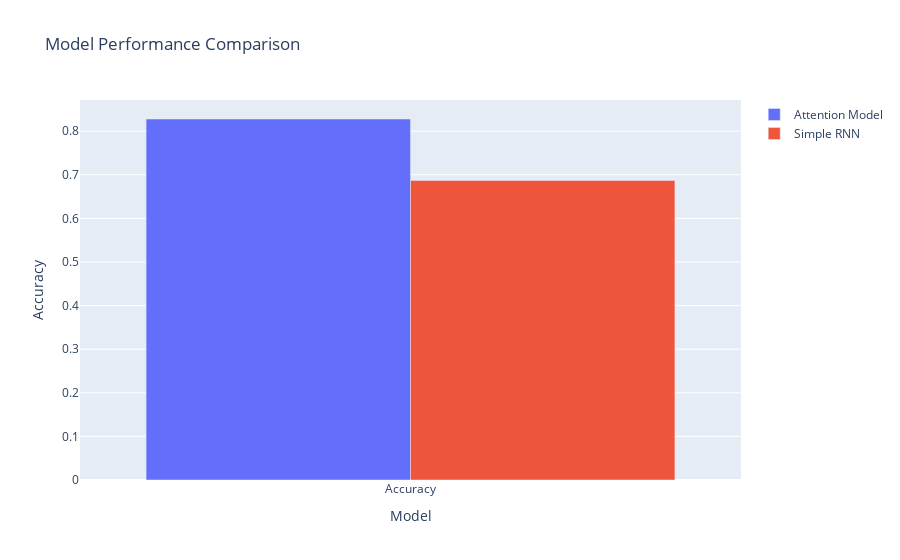

Notebook source saved alongside this figure:
### Markdown cell above
By adding an attention mechanism, our model performs way better even when using the low number of epochs.

### Code cell
# draw a bar chart to compare the accuracy of the two models
import plotly.graph_objects as go
fig = go.Figure(data =[
    go.Bar(name="Attention Model", x=['Accuracy'], y=[attention_accuracy]),
    go.Bar(name='Simple RNN', x=['Accuracy'], y=[simple_accuracy])
])

fig.update_layout(barmode='group', title='Model Performance Comparison',
                  yaxis_title='Accuracy', xaxis_title='Model')
fig.show()

### Figure 1 — Plotly figure (JSON) as saved in the notebook; plotly's stock layout.template omitted (floating-point values rounded to 4 significant figures)
{"data": [{"name": "Attention Model", "x": ["Accuracy"], "y": [0.8279], "type": "bar"}, {"name": "Simple RNN", "x": ["Accuracy"], "y": [0.6869], "type": "bar"}], "layout": {"barmode": "group", "title": {"text": "Model Performance Comparison"}, "yaxis": {"title": {"text": "Accuracy"}}, "xaxis": {"title": {"text": "Model"}}}}
